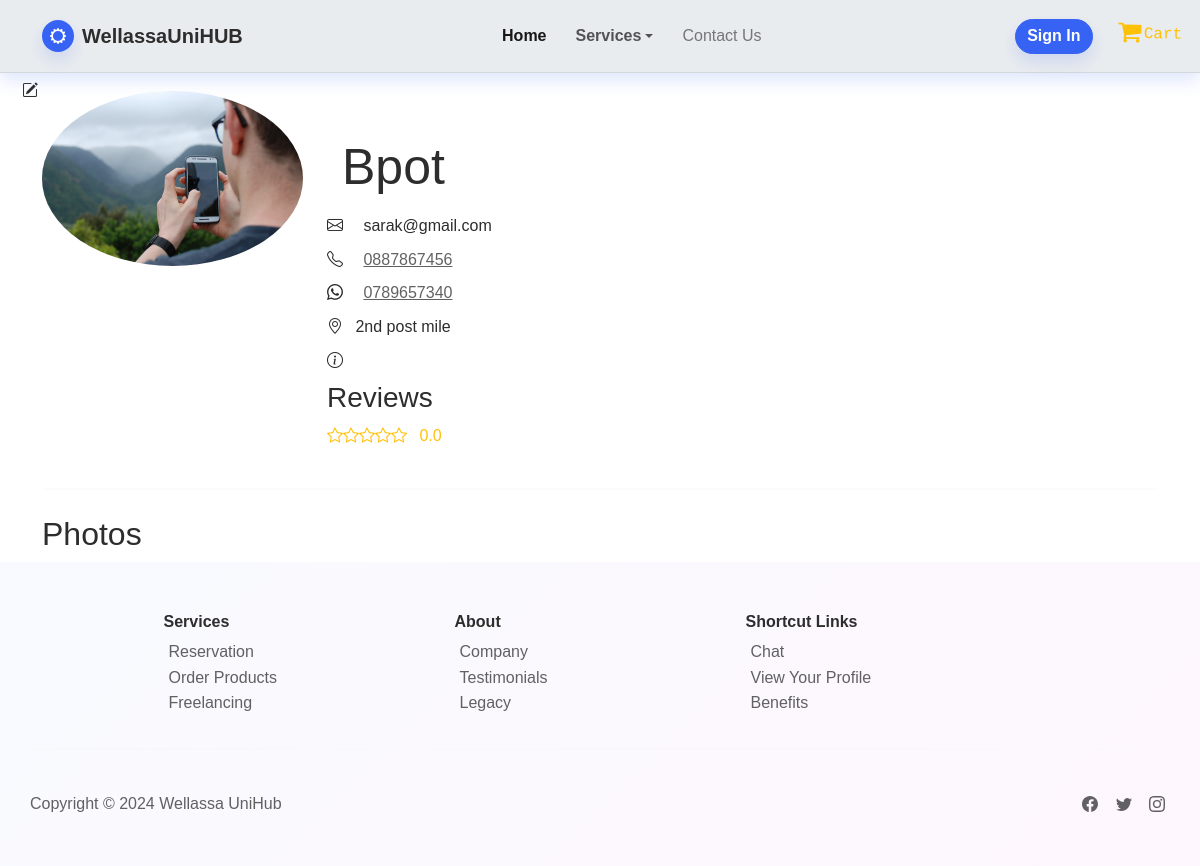
The page /Reservation_view.php?userId=SP-008 on the database as committed earlier.
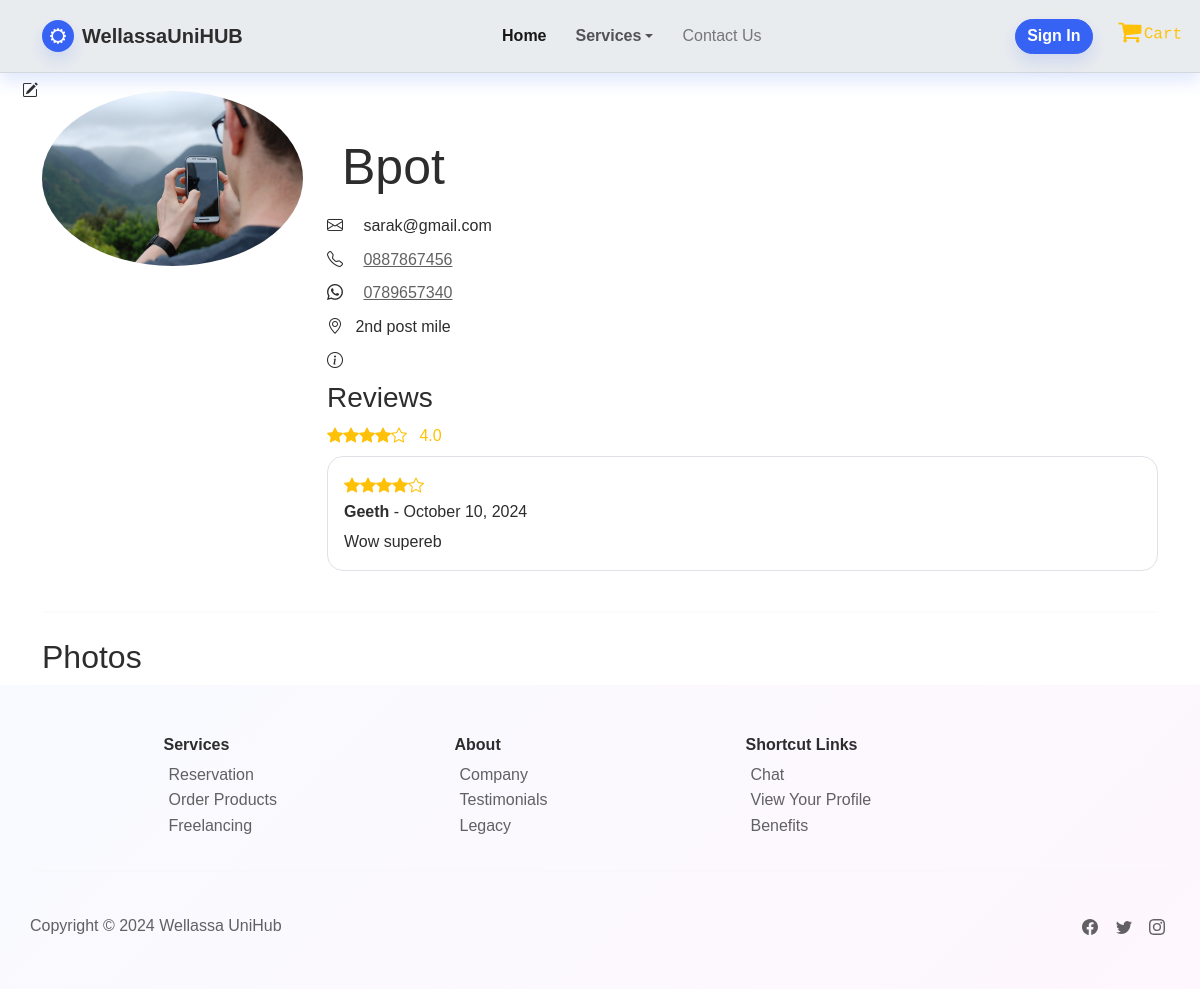
The same page on the database as committed later.
### tables this page shows
CREATE TABLE `user` (
  `user_id` varchar(10) NOT NULL,
  `first_name` varchar(50) DEFAULT NULL,
  `last_name` varchar(50) DEFAULT NULL,
  `email` varchar(100) NOT NULL,
  `contact_number` varchar(15) NOT NULL,
  `user_type` enum('customer','admin','sp_products','sp_reservation','sp_freelance') NOT NULL,
  `password` varchar(255) NOT NULL,
  `joined_date` date NOT NULL,
  `profile_photo` varchar(255) DEFAULT NULL,
  `business_name` varchar(100) DEFAULT NULL,
  `nic_number` varchar(16) DEFAULT NULL,
  `whatsapp_number` varchar(15) DEFAULT NULL,
  `service_address` varchar(255) DEFAULT NULL,
  `auth_key` varchar(255) DEFAULT NULL,
  `auth_key_expires` datetime DEFAULT NULL,
  `status` enum('active','disabled') DEFAULT NULL,
  `description` text DEFAULT NULL,
  `amount_per` float DEFAULT NULL
);

CREATE TABLE `review_table` (
  `review_id` int(11) NOT NULL,
  `customer_id` varchar(10) NOT NULL,
  `product_id` varchar(10) NOT NULL,
  `provider_id` varchar(10) NOT NULL,
  `user_name` varchar(50) NOT NULL,
  `user_rating` int(1) NOT NULL,
  `user_review` text NOT NULL,
  `datetime` datetime NOT NULL
);

### php/classes/UserClass.php (called while the page is built, shortened)
<?php
class User
{
    private $userId;
    private $firstName;
    private $businessName;
    private $phone;
    private $wphone;
    private $email;
    private $address;
    private $profileImage;
    private $dbconn;
    public static function constructSPWithUserId($dbconn, $userId)
    {
        $user = new self();
        $user->dbconn = $dbconn;
        $user->userId = $userId;
        $user->loadUserSP();
        return $user;
    }
    private function loadUserSP()
    {
        $stmt = $this->dbconn->prepare("SELECT * FROM user WHERE user_id = ?");
        $stmt->bind_param("s", $this->userId);
        $stmt->execute();
        $result = $stmt->get_result();
        $user = $result->fetch_assoc();
        $this->businessName = $user['business_name'];
        $this->phone = $user['contact_number'];
        $this->wphone = $user['whatsapp_number'];
        $this->email = $user['email'];
        $this->address = $user['service_address'];
        $this->profileImage = $user['profile_photo'];
    }
    public function getProfileImage()
    {
        return $this->profileImage;
    }
    public function getFirstName()
    {
        return $this->firstName;
    }
    public function getBusinessName()
    {
        return $this->businessName;
    }
    public function getPhone()
    {
        return $this->phone;
    }
    public function getWphone()
    {
        return $this->wphone;
    }
    public function getEmail()
    {
        return $this->email;
    }
    public function getAddress()
    {
        return $this->address;
    }
}

### php/classes/Review.php (called while the page is built, shortened)
<?php
class Review
{
    private $conn;
    public function __construct($db)
    {
        $this->conn = $db;
    }
    public function getAverageRatingByProvider($provider_id)
    {
        $query = "SELECT AVG(user_rating) as avg_rating FROM review_table WHERE provider_id = ?";
        $stmt = $this->conn->prepare($query);
        $stmt->bind_param("s", $provider_id);
        $stmt->execute();
        $result = $stmt->get_result();
        $row = $result->fetch_assoc();
        return $row['avg_rating'] ? round($row['avg_rating'], 1) : 0;
    }
    public function getReviewsByProviderId($provider_id)
    {
        $query = "SELECT * FROM review_table WHERE provider_id = ? ORDER BY datetime DESC";
        $stmt = $this->conn->prepare($query);
        $stmt->bind_param("s", $provider_id);
        $stmt->execute();
        $result = $stmt->get_result();
        $reviews = [];
        while ($row = $result->fetch_assoc()) {
            $reviews[] = $row;
        }
        return $reviews;
    }
}

### Reservation_view.php (the view, shortened to what this page needs)
<?php
include_once('./php/classes/UserClass.php');
require_once './php/classes/Review.php';
$db = new DBConnection();
$providerId = $_GET['userId'];
if (isset($productId)) {
    $dbconn = $db->getConnection();
    $user = User::constructSPWithProductId($dbconn, $providerId, $productId);
    $photos = $user->getProductPhotos();
} else {
    $dbconn = $db->getConnection();
    $user = User::constructSPWithUserId($dbconn, $providerId);
}
$review = new Review($dbconn);
$averageRating = $review->getAverageRatingByProvider($providerId);
$reviews = $review->getReviewsByProviderId($providerId);
?>
<!DOCTYPE html>
<html lang="en">
<head>
    <link rel="stylesheet" href="https://stackpath.bootstrapcdn.com/bootstrap/4.3.1/css/bootstrap.min.css">
    <link href="https://cdnjs.cloudflare.com/ajax/libs/bootstrap-icons/1.5.0/font/bootstrap-icons.min.css" rel="stylesheet">
    <link rel="stylesheet" href="assets/bootstrap/css/bootstrap.min.css" />
    <link rel="stylesheet" href="https://cdnjs.cloudflare.com/ajax/libs/font-awesome/4.7.0/css/font-awesome.min.css" />
    <link rel="stylesheet" href="assets/css/styles.min.css" />
    <link rel="stylesheet" href="https://cdn.jsdelivr.net/npm/daterangepicker/daterangepicker.css" />
</head>
<body>
    <?php
    if (isset($_SESSION['user_name'])) {
        include './navbar2.php';
    } else {
        include './navbar.php';
    }
    ?>
    <div class="container mt-5">
        <div class="row">
            <div class="col-md-3">
                <img src="<?= '.' . $user->getProfileImage() ?>" alt="Profile Image_<?= $user->getFirstName() ?>" class="img-fluid rounded-circle">
                <i class="bi bi-pencil-square position-absolute top-0 start-0 translate-middle bg-white rounded-circle p-2"></i>
            </div>
            <div class="col-md-9">
                <h1 class="col-md-6 mb-3"><?= $user->getBusinessName() ?></h1>
                <p class="mb-2"><span class="mr-2">
                        <i class="bi bi-envelope mr-2"></i>
                    </span> <?= $user->getEmail() ?></p>
                <p class="mb-2"><span class="mr-2">
                        <i class="bi bi-telephone mr-2"></i>
                    </span> <a href="tel:+94'.$user->getPhone().'" target="_blank"><?= $user->getPhone() ?></a></p>
                <p class="mb-2">
                    <span class="mr-2">
                        <i class="bi bi-whatsapp mr-2"></i>
                    </span>
                    <a href="https://wa.me/'.$user->getWPhone().'" target="_blank"><?= $user->getWPhone() ?></a>
                </p>
                <p class="mb-2">
                    <i class="bi bi-geo-alt mr-2"></i>
                    <?= $user->getAddress() ?>
                </p>
                <p class="mb-2">
                    <span class="mr-2">
                        <i class="bi bi-info-circle mr-2"></i>
                    </span>
                </p>
                <div class="mb-4">
                    <h3>Reviews</h3>
                    <div class="star-rating mb-2">
                        <?php
                        for ($i = 1; $i <= 5; $i++) {
                            if ($i <= $averageRating) {
                                echo '<i class="bi bi-star-fill text-warning"></i>';
                            } elseif ($i - 0.5 <= $averageRating) {
                                echo '<i class="bi bi-star-half text-warning"></i>';
                            } else {
                                echo '<i class="bi bi-star text-warning"></i>';
                            }
                        }
                        ?>
                        <span class="ml-2"><?php echo number_format($averageRating, 1); ?></span>
                    </div>
                    <div id="reviewsContainer">
                        <?php foreach ($reviews as $review): ?>
                            <div class="review-item mb-3 p-3 border rounded">
                                <div class="star-rating">
                                    <?php
                                    for ($i = 1; $i <= 5; $i++) {
                                        if ($i <= $review['user_rating']) {
                                            echo '<i class="bi bi-star-fill text-warning"></i>';
                                        } else {
                                            echo '<i class="bi bi-star text-warning"></i>';
                                        }
                                    }
                                    ?>
                                </div>
                                <p class="mb-1"><strong><?php echo htmlspecialchars($review['user_name']); ?></strong> - <?php echo date('F j, Y', strtotime($review['datetime'])); ?></p>
                                <p class="mb-0"><?php echo htmlspecialchars($review['user_review']); ?></p>
                            </div>
                        <?php endforeach; ?>
                    </div>
                </div>
            </div>
        </div>
        <hr>
        <div class="row">
            <div class="col-12">
                <h2>Photos</h2>
            </div>
        </div>
    </div>
    <?php
    include './footer.php';
    ?>
</body>
</html>

### navbar.php (shortened to what this page needs)
<nav class="navbar navbar-expand-md sticky-top text-nowrap shadow visible navbar-shrink py-3 navbar-light"
    id="mainNav"
    style="background: url(&quot;https://cdn.bootstrapstudio.io/placeholders/1400x800.png&quot;), var(--bs-secondary-bg);height: 73.2px;"
    data-bs-smooth-scroll="true">
    <div class="container">
        <span class="bs-icon-sm bs-icon-circle bs-icon-primary shadow d-flex justify-content-center align-items-center me-2 bs-icon">
        </span>
        <a class="navbar-brand d-flex align-items-center">
            <span>WellassaUniHUB</span>
        </a>
        <div class="collapse navbar-collapse" id="navcol-1">
            <ul class="navbar-nav mx-auto">
                <li class="nav-item"><a class="nav-link active" href="index.php">Home</a></li>
                <li class="nav-item dropdown" style="margin: 0px;padding: -1px;">
                    <a class="dropdown-toggle nav-link d-lg-flex align-items-lg-center" aria-expanded="false" data-bs-toggle="dropdown"
                    target="_blank" style="margin: -1px;padding: 9px;font-weight: bold;color: rgba(0,0,0,0.65);">Services</a>
                </li>
                <li class="nav-item">
                    <a class="nav-link" href="index.php#contact">Contact Us</a>
                </li>
            </ul>
            <a class="btn btn-primary shadow" role="button" href="login.php"
            style="height: 35px;padding: 3px 10px;margin: 10px -10px 10px 10px;width: 78px;border-radius: 59px;">Sign In</a>
            <a class="font-monospace link-warning border-white d-inline-block float-end d-lg-flex align-items-lg-center pull-right"
            role="button" href="./shopping-cart.php"
            style="padding: 1px;padding-left: 11px;margin: 0px;margin-left: 7px;margin-right: 5px;margin-bottom: 3px;
            padding-bottom: 7px;padding-top: 7px;padding-right: 12px;margin-top: 1px;transform: translate(24px) rotate(1deg) scale(1);
            box-shadow: 0px 0px;height: 31.6px;width: 63.2px;text-align: left;position: static;">
            <i class="fa fa-shopping-cart" style="width: 27.2px;height: 33px;margin: -9px;padding: 2px;font-size: 25px;"></i>&nbsp;Cart
            </a>
        </div>
    </div>
</nav>

### footer.php (shortened to what this page needs)
<footer class="bg-primary-gradient" style="height: auto; margin: 0px; padding: 2px;">
    <div class="container py-4 py-lg-5" style="height: auto; padding: 0px;">
        <div class="row justify-content-center">
            <div class="col-sm-4 col-md-3 text-center text-lg-start d-flex flex-column" style="height: auto; margin: 0px; padding: 0px;" >
                <h3 class="fs-6 fw-bold">Services</h3>
                <ul class="list-unstyled">
                    <li><a href="Reservations.php">Reservation</a></li><br>
                    <li><a href="shop.php">Order Products</a></li><br>
                    <li><a href="freelance.php">Freelancing</a></li>
                </ul>
            </div>
            <div class="col-sm-4 col-md-3 text-center text-lg-start d-flex flex-column" style="height: auto; margin: 0px; padding: 0px;">
                <h3 class="fs-6 fw-bold">About</h3>
                <ul class="list-unstyled">
                    <li><a href="#">Company</a></li><br>
                    <li><a href="index.php#Testimonials">Testimonials</a></li><br>
                    <li><a href="#">Legacy</a></li>
                </ul>
            </div>
            <div class="col-sm-4 col-md-3 text-center text-lg-start d-flex flex-column" style="height: auto; margin: 0px; padding: 0px;">
                <h3 class="fs-6 fw-bold">Shortcut Links</h3>
                <ul class="list-unstyled">
                    <li><a href="Chat.html">Chat</a></li><br>
                    <li><a href="user_profile.php">View Your Profile</a></li><br>
                    <li><a href="#">Benefits</a></li>
                </ul>
            </div>
        </div>
        <hr>
        <div class="text-muted d-flex justify-content-between align-items-center pt-3" style="height: auto; margin: 0px; padding: 0px;">
            <p class="mb-0">Copyright © 2024 Wellassa UniHub</p>
            <ul class="list-inline mb-0">
                <li class="list-inline-item">
                    <a href="#" aria-label="Facebook">
                    </a>
                </li>
                <li class="list-inline-item">
                    <a href="#" aria-label="Twitter">
                    </a>
                </li>
                <li class="list-inline-item">
                    <a href="#" aria-label="Instagram">
                    </a>
                </li>
            </ul>
        </div>
    </div>
</footer>

### Reservation_view.php (style rules this page uses)
.star-rating { color: #ffc107; }

Rows that differ between the two databases and show on the page:
added review_table: user_rating 4 (drawn), user_name "Geeth", datetime "October 10, 2024", user_review "Wow supereb"
Other text that changed with them:
$averageRating: "0.0" → "4.0"
